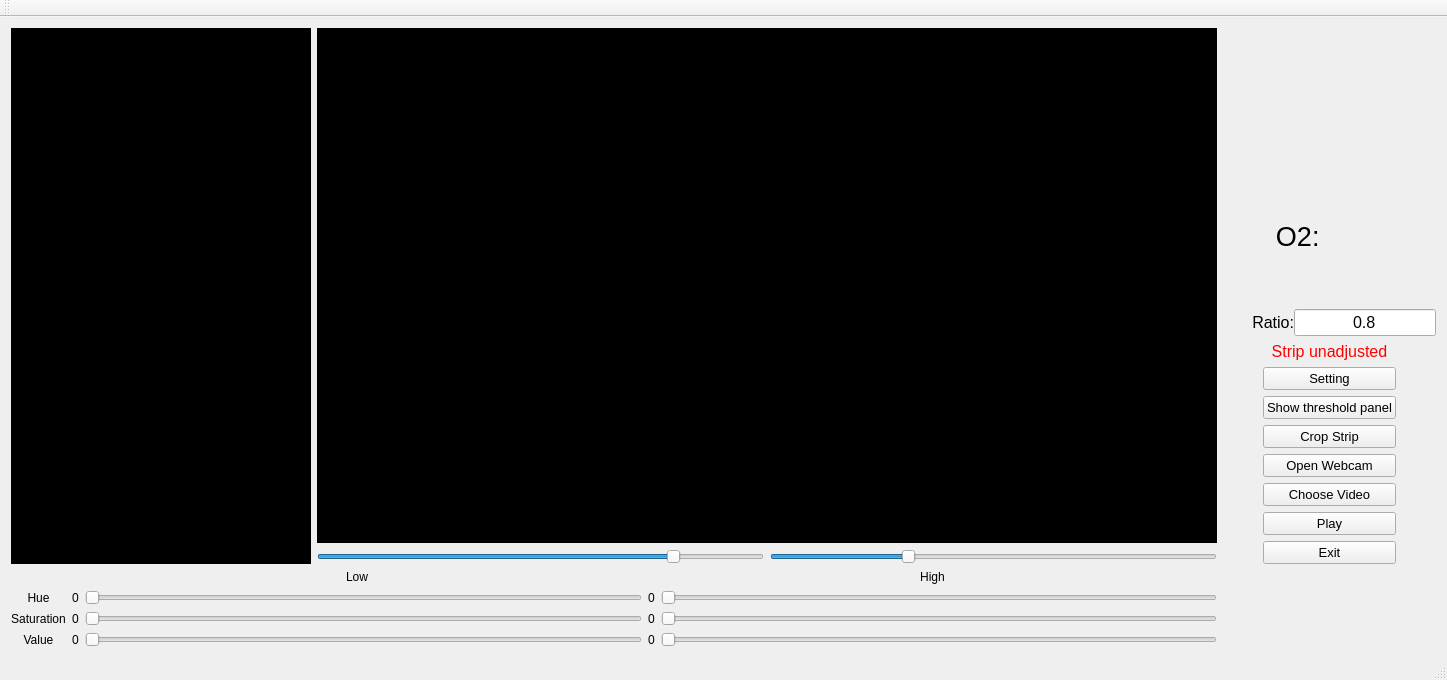
<?xml version="1.0" encoding="UTF-8"?>
<ui version="4.0">
 <class>MainWindow</class>
 <widget class="QMainWindow" name="MainWindow">
  <property name="geometry">
   <rect>
    <x>0</x>
    <y>0</y>
    <width>1118</width>
    <height>680</height>
   </rect>
  </property>
  <property name="sizePolicy">
   <sizepolicy hsizetype="Preferred" vsizetype="Preferred">
    <horstretch>0</horstretch>
    <verstretch>0</verstretch>
   </sizepolicy>
  </property>
  <property name="windowTitle">
   <string>MeatSensor</string>
  </property>
  <widget class="QWidget" name="centralWidget">
   <layout class="QGridLayout" name="gridLayout_2">
    <item row="0" column="0" rowspan="4">
     <widget class="QLabel" name="labelBinaryImage">
      <property name="sizePolicy">
       <sizepolicy hsizetype="Minimum" vsizetype="Ignored">
        <horstretch>0</horstretch>
        <verstretch>1</verstretch>
       </sizepolicy>
      </property>
      <property name="minimumSize">
       <size>
        <width>300</width>
        <height>500</height>
       </size>
      </property>
      <property name="autoFillBackground">
       <bool>false</bool>
      </property>
      <property name="styleSheet">
       <string notr="true">border: 1px solid;
Background-color: #000;</string>
      </property>
      <property name="text">
       <string/>
      </property>
      <property name="alignment">
       <set>Qt::AlignCenter</set>
      </property>
     </widget>
    </item>
    <item row="0" column="1" rowspan="4">
     <layout class="QVBoxLayout" name="verticalLayout">
      <item>
       <widget class="QLabel" name="labelWebcam">
        <property name="sizePolicy">
         <sizepolicy hsizetype="Minimum" vsizetype="Ignored">
          <horstretch>0</horstretch>
          <verstretch>1</verstretch>
         </sizepolicy>
        </property>
        <property name="minimumSize">
         <size>
          <width>900</width>
          <height>500</height>
         </size>
        </property>
        <property name="autoFillBackground">
         <bool>false</bool>
        </property>
        <property name="styleSheet">
         <string notr="true">border: 1px solid;
Background-color: #000;</string>
        </property>
        <property name="text">
         <string/>
        </property>
        <property name="alignment">
         <set>Qt::AlignCenter</set>
        </property>
       </widget>
      </item>
      <item>
       <layout class="QHBoxLayout" name="horizontalLayout_2">
        <item>
         <widget class="QSlider" name="horizontalSliderLeftArea">
          <property name="sizePolicy">
           <sizepolicy hsizetype="Preferred" vsizetype="Fixed">
            <horstretch>0</horstretch>
            <verstretch>0</verstretch>
           </sizepolicy>
          </property>
          <property name="value">
           <number>80</number>
          </property>
          <property name="orientation">
           <enum>Qt::Horizontal</enum>
          </property>
         </widget>
        </item>
        <item>
         <widget class="QSlider" name="horizontalSliderRightArea">
          <property name="sizePolicy">
           <sizepolicy hsizetype="Preferred" vsizetype="Fixed">
            <horstretch>0</horstretch>
            <verstretch>0</verstretch>
           </sizepolicy>
          </property>
          <property name="value">
           <number>30</number>
          </property>
          <property name="orientation">
           <enum>Qt::Horizontal</enum>
          </property>
         </widget>
        </item>
       </layout>
      </item>
     </layout>
    </item>
    <item row="0" column="2">
     <layout class="QVBoxLayout" name="verticalLayout_2">
      <item>
       <widget class="QLabel" name="labelPrompt">
        <property name="font">
         <font>
          <pointsize>15</pointsize>
         </font>
        </property>
        <property name="text">
         <string/>
        </property>
        <property name="alignment">
         <set>Qt::AlignCenter</set>
        </property>
       </widget>
      </item>
      <item>
       <layout class="QHBoxLayout" name="horizontalLayout">
        <item>
         <widget class="QLabel" name="labelO2">
          <property name="font">
           <font>
            <pointsize>20</pointsize>
           </font>
          </property>
          <property name="text">
           <string>O2: </string>
          </property>
          <property name="alignment">
           <set>Qt::AlignRight|Qt::AlignTrailing|Qt::AlignVCenter</set>
          </property>
         </widget>
        </item>
        <item>
         <widget class="QLabel" name="labelO2Value">
          <property name="font">
           <font>
            <pointsize>20</pointsize>
           </font>
          </property>
          <property name="text">
           <string/>
          </property>
          <property name="alignment">
           <set>Qt::AlignLeading|Qt::AlignLeft|Qt::AlignVCenter</set>
          </property>
         </widget>
        </item>
       </layout>
      </item>
     </layout>
    </item>
    <item row="1" column="2">
     <layout class="QHBoxLayout" name="horizontalLayout_4">
      <property name="spacing">
       <number>0</number>
      </property>
      <property name="leftMargin">
       <number>0</number>
      </property>
      <property name="rightMargin">
       <number>0</number>
      </property>
      <item>
       <widget class="QLabel" name="labelRatio">
        <property name="font">
         <font>
          <pointsize>12</pointsize>
         </font>
        </property>
        <property name="text">
         <string>Ratio:</string>
        </property>
        <property name="alignment">
         <set>Qt::AlignRight|Qt::AlignTrailing|Qt::AlignVCenter</set>
        </property>
       </widget>
      </item>
      <item>
       <widget class="QLineEdit" name="lineEditRatio">
        <property name="sizePolicy">
         <sizepolicy hsizetype="Minimum" vsizetype="Fixed">
          <horstretch>0</horstretch>
          <verstretch>0</verstretch>
         </sizepolicy>
        </property>
        <property name="minimumSize">
         <size>
          <width>10</width>
          <height>3</height>
         </size>
        </property>
        <property name="font">
         <font>
          <pointsize>12</pointsize>
         </font>
        </property>
        <property name="text">
         <string>0.8</string>
        </property>
        <property name="alignment">
         <set>Qt::AlignCenter</set>
        </property>
       </widget>
      </item>
     </layout>
    </item>
    <item row="2" column="2">
     <widget class="QLabel" name="labelStripAdjusted">
      <property name="sizePolicy">
       <sizepolicy hsizetype="Minimum" vsizetype="Fixed">
        <horstretch>0</horstretch>
        <verstretch>0</verstretch>
       </sizepolicy>
      </property>
      <property name="font">
       <font>
        <pointsize>12</pointsize>
       </font>
      </property>
      <property name="styleSheet">
       <string notr="true">color: red</string>
      </property>
      <property name="text">
       <string>Strip unadjusted</string>
      </property>
      <property name="alignment">
       <set>Qt::AlignCenter</set>
      </property>
     </widget>
    </item>
    <item row="3" column="2">
     <layout class="QVBoxLayout" name="verticalLayout_3">
      <property name="leftMargin">
       <number>40</number>
      </property>
      <property name="rightMargin">
       <number>40</number>
      </property>
      <item>
       <widget class="QPushButton" name="pushButtonSetting">
        <property name="sizePolicy">
         <sizepolicy hsizetype="Minimum" vsizetype="Fixed">
          <horstretch>0</horstretch>
          <verstretch>0</verstretch>
         </sizepolicy>
        </property>
        <property name="font">
         <font>
          <pointsize>10</pointsize>
         </font>
        </property>
        <property name="layoutDirection">
         <enum>Qt::LeftToRight</enum>
        </property>
        <property name="text">
         <string>Setting</string>
        </property>
       </widget>
      </item>
      <item>
       <widget class="QPushButton" name="pushButtonThresholdSetting">
        <property name="sizePolicy">
         <sizepolicy hsizetype="Minimum" vsizetype="Fixed">
          <horstretch>0</horstretch>
          <verstretch>0</verstretch>
         </sizepolicy>
        </property>
        <property name="font">
         <font>
          <pointsize>10</pointsize>
         </font>
        </property>
        <property name="text">
         <string>Show threshold panel</string>
        </property>
       </widget>
      </item>
      <item>
       <widget class="QPushButton" name="pushButtonCrop">
        <property name="sizePolicy">
         <sizepolicy hsizetype="Minimum" vsizetype="Fixed">
          <horstretch>0</horstretch>
          <verstretch>0</verstretch>
         </sizepolicy>
        </property>
        <property name="font">
         <font>
          <pointsize>10</pointsize>
         </font>
        </property>
        <property name="text">
         <string>Crop Strip</string>
        </property>
       </widget>
      </item>
      <item>
       <widget class="QPushButton" name="pushButtonOpenCamera">
        <property name="sizePolicy">
         <sizepolicy hsizetype="Minimum" vsizetype="Fixed">
          <horstretch>0</horstretch>
          <verstretch>0</verstretch>
         </sizepolicy>
        </property>
        <property name="font">
         <font>
          <pointsize>10</pointsize>
         </font>
        </property>
        <property name="text">
         <string>Open Webcam</string>
        </property>
       </widget>
      </item>
      <item>
       <widget class="QPushButton" name="pushButtonLoad">
        <property name="sizePolicy">
         <sizepolicy hsizetype="Minimum" vsizetype="Fixed">
          <horstretch>0</horstretch>
          <verstretch>0</verstretch>
         </sizepolicy>
        </property>
        <property name="font">
         <font>
          <pointsize>10</pointsize>
         </font>
        </property>
        <property name="text">
         <string>Choose Video</string>
        </property>
       </widget>
      </item>
      <item>
       <widget class="QPushButton" name="pushButtonPlay">
        <property name="sizePolicy">
         <sizepolicy hsizetype="Minimum" vsizetype="Fixed">
          <horstretch>0</horstretch>
          <verstretch>0</verstretch>
         </sizepolicy>
        </property>
        <property name="font">
         <font>
          <pointsize>10</pointsize>
         </font>
        </property>
        <property name="text">
         <string>Play</string>
        </property>
       </widget>
      </item>
      <item>
       <widget class="QPushButton" name="pushButtonExit">
        <property name="sizePolicy">
         <sizepolicy hsizetype="Minimum" vsizetype="Fixed">
          <horstretch>0</horstretch>
          <verstretch>0</verstretch>
         </sizepolicy>
        </property>
        <property name="font">
         <font>
          <pointsize>10</pointsize>
         </font>
        </property>
        <property name="text">
         <string>Exit</string>
        </property>
       </widget>
      </item>
     </layout>
    </item>
    <item row="4" column="0" colspan="2">
     <layout class="QGridLayout" name="gridLayout">
      <item row="1" column="1">
       <widget class="QLabel" name="label_HL">
        <property name="sizePolicy">
         <sizepolicy hsizetype="Fixed" vsizetype="Preferred">
          <horstretch>0</horstretch>
          <verstretch>0</verstretch>
         </sizepolicy>
        </property>
        <property name="text">
         <string>0</string>
        </property>
        <property name="alignment">
         <set>Qt::AlignCenter</set>
        </property>
       </widget>
      </item>
      <item row="1" column="2">
       <widget class="QSlider" name="horizontalSliderThresh">
        <property name="sizePolicy">
         <sizepolicy hsizetype="Expanding" vsizetype="Fixed">
          <horstretch>0</horstretch>
          <verstretch>0</verstretch>
         </sizepolicy>
        </property>
        <property name="maximum">
         <number>179</number>
        </property>
        <property name="orientation">
         <enum>Qt::Horizontal</enum>
        </property>
       </widget>
      </item>
      <item row="0" column="1" colspan="2">
       <widget class="QLabel" name="label_4">
        <property name="sizePolicy">
         <sizepolicy hsizetype="Preferred" vsizetype="Fixed">
          <horstretch>0</horstretch>
          <verstretch>0</verstretch>
         </sizepolicy>
        </property>
        <property name="text">
         <string>Low</string>
        </property>
        <property name="alignment">
         <set>Qt::AlignCenter</set>
        </property>
       </widget>
      </item>
      <item row="1" column="0">
       <widget class="QLabel" name="label">
        <property name="sizePolicy">
         <sizepolicy hsizetype="Minimum" vsizetype="Preferred">
          <horstretch>0</horstretch>
          <verstretch>0</verstretch>
         </sizepolicy>
        </property>
        <property name="text">
         <string>Hue</string>
        </property>
        <property name="alignment">
         <set>Qt::AlignCenter</set>
        </property>
       </widget>
      </item>
      <item row="0" column="3" colspan="2">
       <widget class="QLabel" name="label_5">
        <property name="sizePolicy">
         <sizepolicy hsizetype="Preferred" vsizetype="Fixed">
          <horstretch>0</horstretch>
          <verstretch>0</verstretch>
         </sizepolicy>
        </property>
        <property name="text">
         <string>High</string>
        </property>
        <property name="alignment">
         <set>Qt::AlignCenter</set>
        </property>
       </widget>
      </item>
      <item row="2" column="0">
       <widget class="QLabel" name="label_2">
        <property name="sizePolicy">
         <sizepolicy hsizetype="Minimum" vsizetype="Preferred">
          <horstretch>0</horstretch>
          <verstretch>0</verstretch>
         </sizepolicy>
        </property>
        <property name="text">
         <string>Saturation</string>
        </property>
        <property name="alignment">
         <set>Qt::AlignCenter</set>
        </property>
       </widget>
      </item>
      <item row="2" column="1">
       <widget class="QLabel" name="label_SL">
        <property name="text">
         <string>0</string>
        </property>
        <property name="alignment">
         <set>Qt::AlignCenter</set>
        </property>
       </widget>
      </item>
      <item row="2" column="2">
       <widget class="QSlider" name="horizontalSliderThresh_2">
        <property name="sizePolicy">
         <sizepolicy hsizetype="Expanding" vsizetype="Fixed">
          <horstretch>0</horstretch>
          <verstretch>0</verstretch>
         </sizepolicy>
        </property>
        <property name="maximum">
         <number>255</number>
        </property>
        <property name="orientation">
         <enum>Qt::Horizontal</enum>
        </property>
       </widget>
      </item>
      <item row="1" column="3">
       <widget class="QLabel" name="label_HH">
        <property name="text">
         <string>0</string>
        </property>
        <property name="alignment">
         <set>Qt::AlignCenter</set>
        </property>
       </widget>
      </item>
      <item row="1" column="4">
       <widget class="QSlider" name="horizontalSliderThresh_4">
        <property name="sizePolicy">
         <sizepolicy hsizetype="Expanding" vsizetype="Fixed">
          <horstretch>0</horstretch>
          <verstretch>0</verstretch>
         </sizepolicy>
        </property>
        <property name="maximum">
         <number>179</number>
        </property>
        <property name="orientation">
         <enum>Qt::Horizontal</enum>
        </property>
       </widget>
      </item>
      <item row="3" column="1">
       <widget class="QLabel" name="label_VL">
        <property name="text">
         <string>0</string>
        </property>
        <property name="alignment">
         <set>Qt::AlignCenter</set>
        </property>
       </widget>
      </item>
      <item row="3" column="0">
       <widget class="QLabel" name="label_3">
        <property name="sizePolicy">
         <sizepolicy hsizetype="Minimum" vsizetype="Preferred">
          <horstretch>0</horstretch>
          <verstretch>0</verstretch>
         </sizepolicy>
        </property>
        <property name="text">
         <string>Value</string>
        </property>
        <property name="alignment">
         <set>Qt::AlignCenter</set>
        </property>
       </widget>
      </item>
      <item row="2" column="4">
       <widget class="QSlider" name="horizontalSliderThresh_5">
        <property name="sizePolicy">
         <sizepolicy hsizetype="Expanding" vsizetype="Fixed">
          <horstretch>0</horstretch>
          <verstretch>0</verstretch>
         </sizepolicy>
        </property>
        <property name="maximum">
         <number>255</number>
        </property>
        <property name="orientation">
         <enum>Qt::Horizontal</enum>
        </property>
       </widget>
      </item>
      <item row="2" column="3">
       <widget class="QLabel" name="label_SH">
        <property name="text">
         <string>0</string>
        </property>
        <property name="alignment">
         <set>Qt::AlignCenter</set>
        </property>
       </widget>
      </item>
      <item row="3" column="2">
       <widget class="QSlider" name="horizontalSliderThresh_3">
        <property name="sizePolicy">
         <sizepolicy hsizetype="Expanding" vsizetype="Fixed">
          <horstretch>0</horstretch>
          <verstretch>0</verstretch>
         </sizepolicy>
        </property>
        <property name="maximum">
         <number>255</number>
        </property>
        <property name="orientation">
         <enum>Qt::Horizontal</enum>
        </property>
       </widget>
      </item>
      <item row="3" column="3">
       <widget class="QLabel" name="label_VH">
        <property name="text">
         <string>0</string>
        </property>
        <property name="alignment">
         <set>Qt::AlignCenter</set>
        </property>
       </widget>
      </item>
      <item row="3" column="4">
       <widget class="QSlider" name="horizontalSliderThresh_6">
        <property name="sizePolicy">
         <sizepolicy hsizetype="Expanding" vsizetype="Fixed">
          <horstretch>0</horstretch>
          <verstretch>0</verstretch>
         </sizepolicy>
        </property>
        <property name="maximum">
         <number>255</number>
        </property>
        <property name="orientation">
         <enum>Qt::Horizontal</enum>
        </property>
       </widget>
      </item>
     </layout>
    </item>
   </layout>
  </widget>
  <widget class="QMenuBar" name="menuBar">
   <property name="geometry">
    <rect>
     <x>0</x>
     <y>0</y>
     <width>1118</width>
     <height>20</height>
    </rect>
   </property>
  </widget>
  <widget class="QToolBar" name="mainToolBar">
   <attribute name="toolBarArea">
    <enum>TopToolBarArea</enum>
   </attribute>
   <attribute name="toolBarBreak">
    <bool>false</bool>
   </attribute>
  </widget>
  <widget class="QStatusBar" name="statusBar"/>
 </widget>
 <layoutdefault spacing="6" margin="11"/>
 <resources/>
 <connections>
  <connection>
   <sender>pushButtonExit</sender>
   <signal>clicked()</signal>
   <receiver>MainWindow</receiver>
   <slot>close()</slot>
   <hints>
    <hint type="sourcelabel">
     <x>972</x>
     <y>613</y>
    </hint>
    <hint type="destinationlabel">
     <x>516</x>
     <y>504</y>
    </hint>
   </hints>
  </connection>
 </connections>
</ui>
